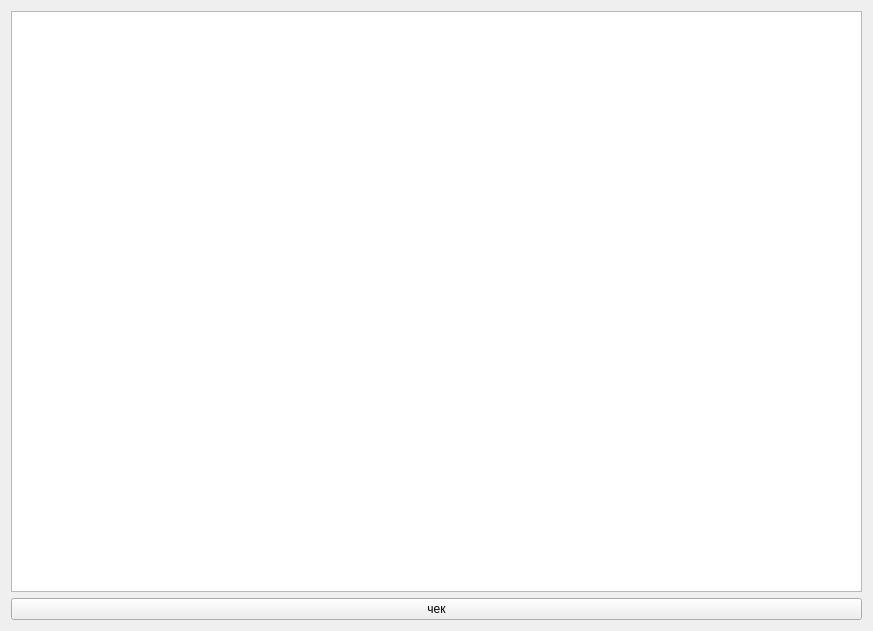
<?xml version="1.0" encoding="UTF-8"?>
<ui version="4.0">
 <class>Form</class>
 <widget class="QWidget" name="Form">
  <property name="geometry">
   <rect>
    <x>0</x>
    <y>0</y>
    <width>873</width>
    <height>631</height>
   </rect>
  </property>
  <property name="windowTitle">
   <string>Form</string>
  </property>
  <layout class="QGridLayout" name="gridLayout_2">
   <item row="0" column="0">
    <layout class="QGridLayout" name="gridLayout">
     <item row="2" column="0">
      <widget class="QPushButton" name="pushButton">
       <property name="text">
        <string>чек</string>
       </property>
      </widget>
     </item>
     <item row="1" column="0">
      <widget class="QTableWidget" name="tableWidget"/>
     </item>
    </layout>
   </item>
  </layout>
 </widget>
 <resources/>
 <connections/>
</ui>
